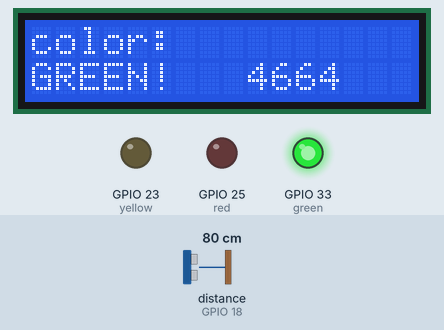
This sketch was run on a simulated ESP32. Parts: 16×2 character LCD, output pins drawn as LEDs (lit = HIGH). Wiring (inferred from the names in the program): ultrasonic range finder: trigger GPIO 5; echo GPIO 18. The test bench sets the inputs (shaded band); at power-on: distance to the obstacle (sensor on GPIO 18) 80 cm. The echo pulse lasts 58.3 µs per cm; pins used as bus, display or sensor lines are not drawn; what the sketch prints to the serial monitor is not drawn.

Above: at 1.2 s.
1.3 s: distance to the obstacle (sensor on GPIO 18) set to 23 cm
At 2.0 s:
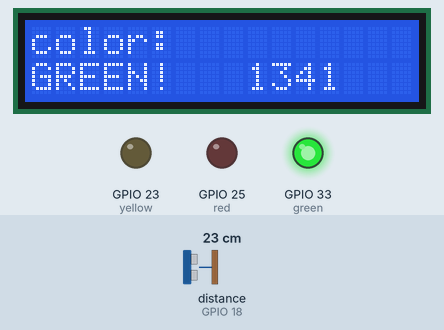
3.1 s: distance to the obstacle (sensor on GPIO 18) set to 20 cm
At 4.3 s:
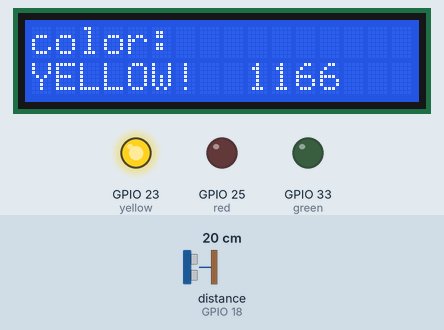
4.7 s: distance to the obstacle (sensor on GPIO 18) set to 6 cm
At 5.5 s:
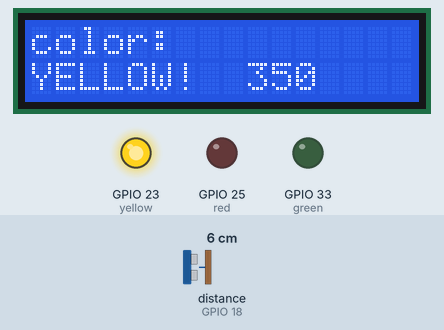
6.2 s: distance to the obstacle (sensor on GPIO 18) set to 3 cm
At 7.6 s:
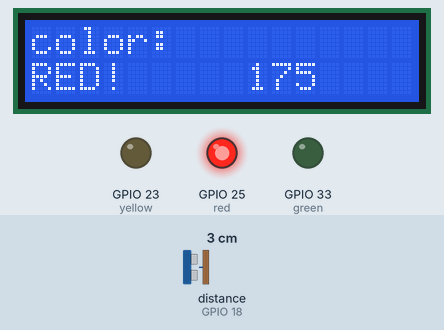
Timing chart, 0 to 8.8 s (numbered marks = the images above; inputs shaded):
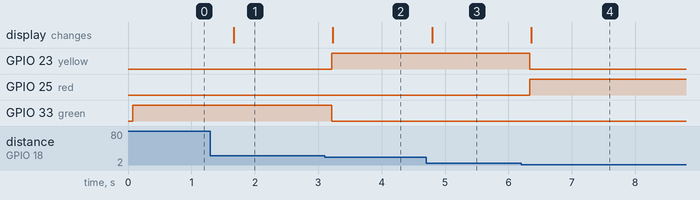

Measured:
- the behaviour switches between 22 and 21 cm on distance to the obstacle (sensor on GPIO 18) (found by bisection; images 1 and 2)
- the behaviour switches between 5 and 4 cm on distance to the obstacle (sensor on GPIO 18) (found by bisection; images 3 and 4)
- after the input at 1.3 s, the display: changes after 0.36 s (image 1)
- after the input at 3.1 s, GPIO 23 (yellow): LOW → HIGH after 0.11 s; GPIO 33 (green): HIGH → LOW after 0.11 s; the display: changes after 0.13 s (image 2)
- after the input at 4.7 s, the display: changes after 0.10 s (image 3)
- after the input at 6.2 s, GPIO 23 (yellow): HIGH → LOW after 0.14 s; GPIO 25 (red): LOW → HIGH after 0.14 s; the display: changes after 0.16 s (image 4)

The sketch:

distance-light.ino
```cpp
//
// Jolene Michel
// 3/27/2026
//  Personal Project 1: distance light
//
//the goal of this code is to make a working sensor that can read distance from objects. if the sensor is close to a object then the color will change
// the leds work on a red, yellow, green system. the further it is then the led will be green and the rest will turn off.
// while the sensor is picking up the distance the lcd is displaying the color that is has to be at the certain moment
// to make sure that is getting configured correctly the display also includes the distance that is read to make sure it is following the if statement
//


#include <LiquidCrystal_I2C.h>
LiquidCrystal_I2C lcd(0x27, 16, 2);


const int trigPin = 5;
const int echoPin = 18;

int red = 25;
int yellow = 23;
int green = 33;

void setup() {
  pinMode(trigPin, OUTPUT);
  pinMode(echoPin, INPUT);

  pinMode(red, OUTPUT);
  pinMode(yellow, OUTPUT);
  pinMode(green, OUTPUT);

  Serial.begin(115200);

    lcd.init();
  lcd.backlight();
lcd.clear();
}

void loop() {
  long distance;

  digitalWrite(trigPin, LOW);
  delayMicroseconds(2);
  digitalWrite(trigPin, HIGH);
  delayMicroseconds(10);
  digitalWrite(trigPin, LOW);

  distance = pulseIn(echoPin, HIGH, 30000);

  Serial.println(distance);

  if (distance <= 250) {
    digitalWrite(red, HIGH);
    digitalWrite(yellow, LOW);
    digitalWrite(green, LOW);
    lcd.clear();

      lcd.setCursor(0, 0);
    lcd.print("color:");

    lcd.setCursor(0, 1);

      lcd.print("RED!");
     lcd.setCursor(9, 1);
     lcd.print(distance);

  }
  else if ((distance < 1250) && (distance > 250)) {
    digitalWrite(red, LOW);
    digitalWrite(yellow, HIGH);
    digitalWrite(green, LOW);
lcd.clear();

       lcd.setCursor(0, 0);
    lcd.print("color:");

    lcd.setCursor(0, 1);

      lcd.print("YELLOW!");
      lcd.setCursor(9, 1);
     lcd.print(distance);


  }
  else {
    digitalWrite(red, LOW);
    digitalWrite(yellow, LOW);
    digitalWrite(green, HIGH);
    lcd.clear();

      lcd.setCursor(0, 0);
    lcd.print("color:");

    lcd.setCursor(0, 1);

    lcd.print("GREEN!");
      lcd.setCursor(9, 1);
      lcd.print(distance);

  }

  delay(500);
}                                                                                                                                                                                             
```
